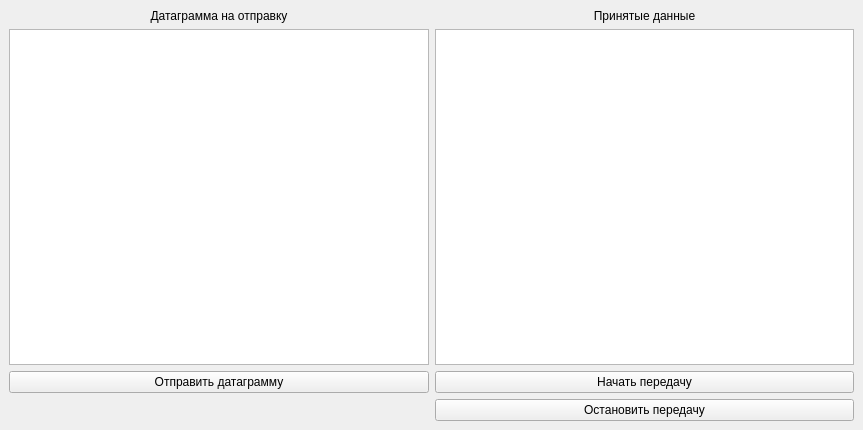
<?xml version="1.0" encoding="UTF-8"?>
<ui version="4.0">
 <class>MainWindow</class>
 <widget class="QMainWindow" name="MainWindow">
  <property name="geometry">
   <rect>
    <x>0</x>
    <y>0</y>
    <width>863</width>
    <height>430</height>
   </rect>
  </property>
  <property name="windowTitle">
   <string>MainWindow</string>
  </property>
  <widget class="QWidget" name="centralwidget">
   <layout class="QGridLayout" name="gridLayout">
    <item row="0" column="0">
     <widget class="QLabel" name="label">
      <property name="text">
       <string>Датаграмма на отправку</string>
      </property>
      <property name="alignment">
       <set>Qt::AlignCenter</set>
      </property>
     </widget>
    </item>
    <item row="0" column="1">
     <widget class="QLabel" name="lb_receiveData">
      <property name="text">
       <string>Принятые данные</string>
      </property>
      <property name="alignment">
       <set>Qt::AlignCenter</set>
      </property>
     </widget>
    </item>
    <item row="1" column="0">
     <widget class="QTextEdit" name="te_send"/>
    </item>
    <item row="1" column="1">
     <widget class="QTextEdit" name="te_result"/>
    </item>
    <item row="2" column="0">
     <widget class="QPushButton" name="pb_send">
      <property name="text">
       <string>Отправить датаграмму</string>
      </property>
     </widget>
    </item>
    <item row="2" column="1">
     <widget class="QPushButton" name="pb_start">
      <property name="text">
       <string>Начать передачу</string>
      </property>
     </widget>
    </item>
    <item row="3" column="1">
     <widget class="QPushButton" name="pb_stop">
      <property name="text">
       <string>Остановить передачу</string>
      </property>
     </widget>
    </item>
   </layout>
  </widget>
 </widget>
 <resources/>
 <connections/>
</ui>
